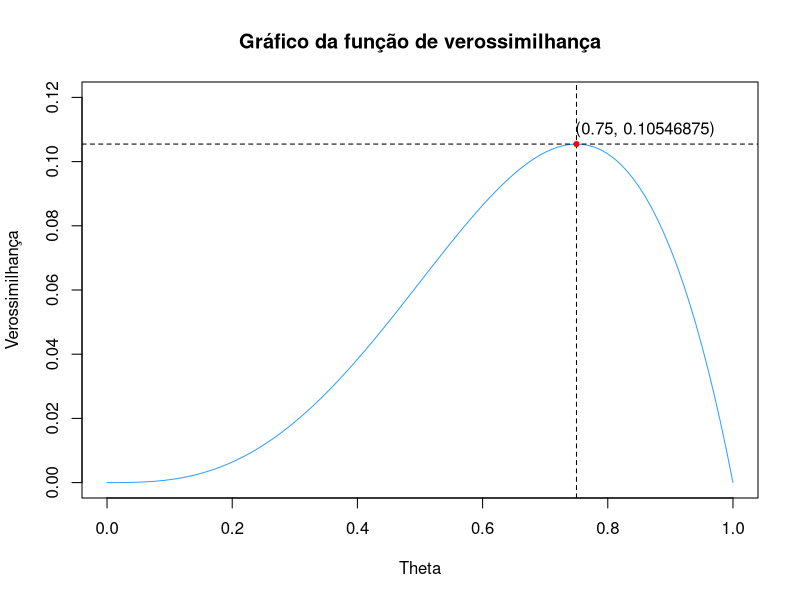
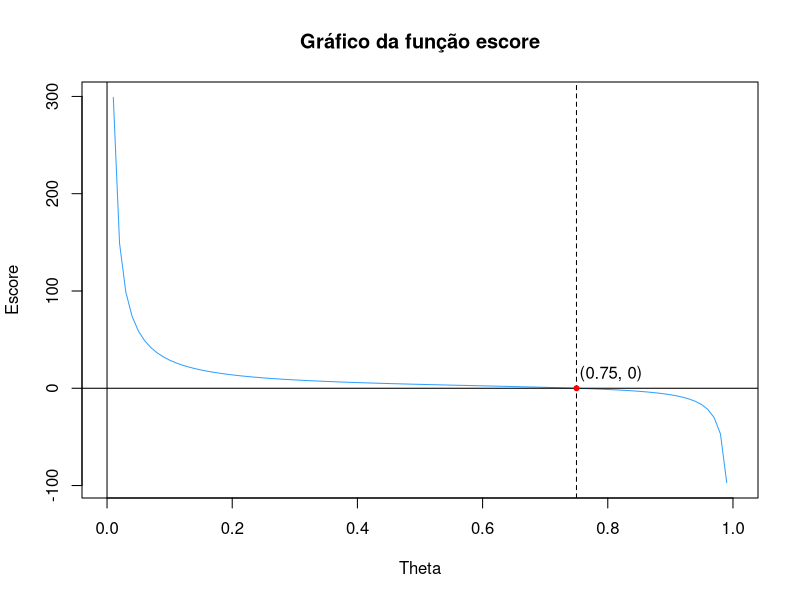

Write R code to recreate these figures, in order.
## ---- chunk 1
vero <- function(theta) theta^3*(1-theta)
escore <- function(theta) (3 - 4*theta)/(theta*(1 - theta))
## ---- chunk 2
curve(expr = vero, 
      main = "Gráfico da função de verossimilhança", 
      xlab = "Theta", ylab = "Verossimilhança",
      col = "#32A0FF",
      ylim = c(0, 0.12))
abline(v = 0.75, h = 0.10546875, lty = 2)
points(x = 0.75, y = 0.10546875, col = "red", pch = 20)
text(x = 0.86, y = 0.11, labels = c("(0.75, 0.10546875)"))
## ---- chunk 3
curve(expr = escore,
      main = "Gráfico da função escore",
      xlab = "Theta", ylab = "Escore",
      col = "#32A0FF")
abline(v = c(0, 0.75), h = 0, lty = c(1, 1, 2))
points(x = 0.75, y = 0, col = "red", pch = 20)
text(x = 0.805, y = 15, labels = c("(0.75, 0)"))
